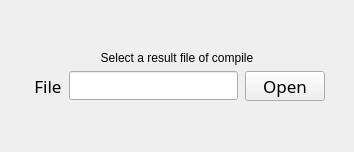
      <widget class="QWidget" name="select_file">
       <layout class="QGridLayout" name="gridLayout_23" rowstretch="0,0,0" columnstretch="1,16,1">
        <item row="0" column="1">
         <spacer name="verticalSpacer_15">
          <property name="orientation">
           <enum>Qt::Vertical</enum>
          </property>
          <property name="sizeHint" stdset="0">
           <size>
            <width>20</width>
            <height>40</height>
           </size>
          </property>
         </spacer>
        </item>
        <item row="1" column="0">
         <spacer name="horizontalSpacer_17">
          <property name="orientation">
           <enum>Qt::Horizontal</enum>
          </property>
          <property name="sizeHint" stdset="0">
           <size>
            <width>40</width>
            <height>20</height>
           </size>
          </property>
         </spacer>
        </item>
        <item row="1" column="1">
         <layout class="QGridLayout" name="gridLayout_22" rowstretch="0,0,0">
          <item row="1" column="0">
           <widget class="QLabel" name="label_select_file">
            <property name="text">
             <string>Select a result file of compile</string>
            </property>
            <property name="alignment">
             <set>Qt::AlignCenter</set>
            </property>
           </widget>
          </item>
          <item row="2" column="0">
           <layout class="QHBoxLayout" name="horizontalLayout_14">
            <property name="spacing">
             <number>7</number>
            </property>
            <property name="sizeConstraint">
             <enum>QLayout::SetDefaultConstraint</enum>
            </property>
            <property name="leftMargin">
             <number>1</number>
            </property>
            <property name="topMargin">
             <number>0</number>
            </property>
            <property name="rightMargin">
             <number>0</number>
            </property>
            <property name="bottomMargin">
             <number>0</number>
            </property>
            <item>
             <widget class="QLabel" name="label_file">
              <property name="font">
               <font>
                <family>12 Traditional Arabic</family>
                <pointsize>13</pointsize>
                <weight>50</weight>
                <italic>false</italic>
                <bold>false</bold>
               </font>
              </property>
              <property name="text">
               <string> File</string>
              </property>
             </widget>
            </item>
            <item>
             <widget class="QLineEdit" name="lineEdit_file">
              <property name="font">
               <font>
                <family>Calibri</family>
                <pointsize>12</pointsize>
                <weight>50</weight>
                <italic>false</italic>
                <bold>false</bold>
               </font>
              </property>
              <property name="toolTip">
               <string>&lt;html&gt;&lt;head/&gt;&lt;body&gt;&lt;p&gt;Choose ER_IROM1 file.&lt;/p&gt;&lt;/body&gt;&lt;/html&gt;</string>
              </property>
             </widget>
            </item>
            <item>
             <widget class="QPushButton" name="pushButton_open">
              <property name="sizePolicy">
               <sizepolicy hsizetype="Preferred" vsizetype="Preferred">
                <horstretch>0</horstretch>
                <verstretch>0</verstretch>
               </sizepolicy>
              </property>
              <property name="maximumSize">
               <size>
                <width>16777215</width>
                <height>30</height>
               </size>
              </property>
              <property name="font">
               <font>
                <family>12 Traditional Arabic</family>
                <pointsize>13</pointsize>
                <weight>50</weight>
                <italic>false</italic>
                <bold>false</bold>
               </font>
              </property>
              <property name="toolTip">
               <string>&lt;html&gt;&lt;head/&gt;&lt;body&gt;&lt;p&gt;Это кнопка&lt;/p&gt;&lt;/body&gt;&lt;/hrtml&gt;</string>
              </property>
              <property name="text">
               <string>Open</string>
              </property>
             </widget>
            </item>
           </layout>
          </item>
         </layout>
        </item>
        <item row="2" column="1">
         <spacer name="verticalSpacer_14">
          <property name="orientation">
           <enum>Qt::Vertical</enum>
          </property>
          <property name="sizeType">
           <enum>QSizePolicy::Expanding</enum>
          </property>
          <property name="sizeHint" stdset="0">
           <size>
            <width>20</width>
            <height>40</height>
           </size>
          </property>
         </spacer>
        </item>
        <item row="1" column="2">
         <spacer name="horizontalSpacer_18">
          <property name="orientation">
           <enum>Qt::Horizontal</enum>
          </property>
          <property name="sizeHint" stdset="0">
           <size>
            <width>40</width>
            <height>20</height>
           </size>
          </property>
         </spacer>
        </item>
       </layout>
      </widget>
